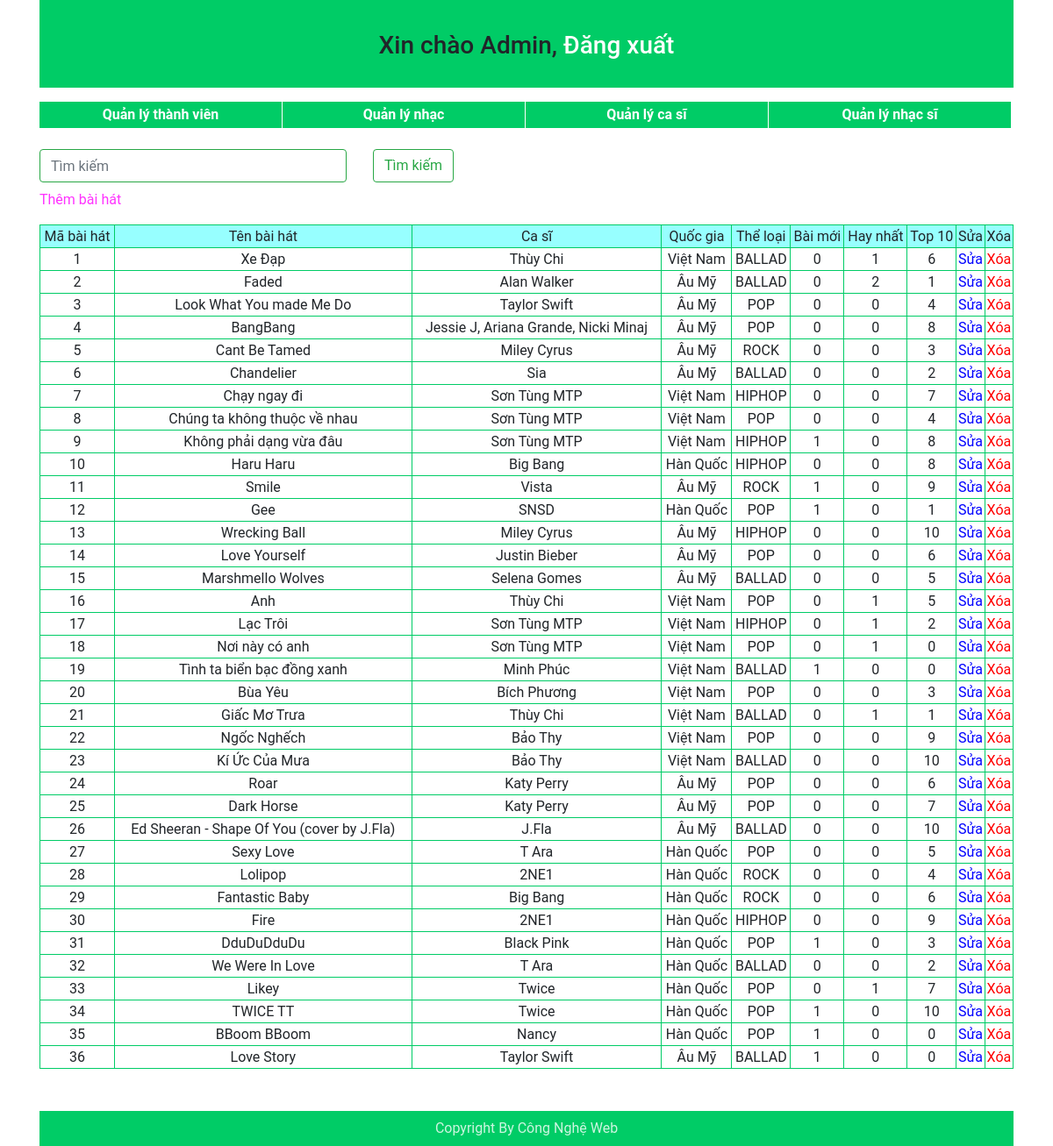
Page /bct/admin/list_music.php (signed in) on the committed database.
### tables this page shows
CREATE TABLE `music` (
  `id` int(10) UNSIGNED NOT NULL,
  `sid` int(10) UNSIGNED NOT NULL,
  `mid` int(10) UNSIGNED NOT NULL,
  `song` varchar(150) NOT NULL,
  `country` varchar(150) NOT NULL,
  `style` varchar(20) NOT NULL,
  `new` enum('0','1') NOT NULL,
  `best` enum('0','1','2') NOT NULL,
  `topten` int(2) NOT NULL,
  `num` int(11) NOT NULL,
  `img` varchar(255) NOT NULL,
  `mp3` varchar(255) NOT NULL
);

CREATE TABLE `singer` (
  `sid` int(10) UNSIGNED NOT NULL,
  `sname` varchar(150) NOT NULL,
  `sinfomation` text NOT NULL,
  `simg` varchar(255) NOT NULL,
  `votelike` int(11) NOT NULL
);

### bct/models/database.php (called while the page is built, shortened)
<?php
	class database
	{
		protected $host = 'localhost';
		protected $name = 'root';
		protected $pass = '';
		protected $db = 'music_web_management';
		protected $conn;
		protected $result;
		public function connect()
		{
			$this->conn = mysqli_connect($this->host, $this->name, $this->pass, $this->db) or die('không thể kết nối tới database');
			$this->conn->set_charset('utf8');
		}
		public function query($sql)
		{
			if($this->conn)
			{
				$this->result = mysqli_query($this->conn, $sql);
			}
		}
		public function fetch_assoc()
		{
			if($this->conn)
			{
				$row = mysqli_fetch_assoc($this->result);
				return $row;
			}
		}
	}
?>

### bct/admin/templates/show_music.php (the view)
<?php
	echo"<tr>";
		echo"<td>$row[id]</td>";
		echo"<td>$row[song]</td>";
		echo"<td>$row[sname]</td>";
		echo"<td>$row[country]</td>";
		echo"<td>$row[style]</td>";
		echo"<td>$row[new]</td>";
		echo"<td>$row[best]</td>";
		echo"<td>$row[topten]</td>";
		echo"<td><a href='edit_list_music.php?id=$row[id]' style='color:blue;'>Sửa</a></td>";
		echo"<td><a href='del_list_music.php?id=$row[id]' onclick='return show_confirm()' style='color:red;'>Xóa</a></td>";
	echo"</tr>";
?>

### bct/models/m_music.php (shortened to what this page needs)
<?php
	include('database.php');
	class music extends database
	{
		public function m_list_music()
		{
			$sql = "SELECT id, song, sname, country, style, new, best, topten
					FROM music ms
					INNER JOIN singer sg
					ON ms.sid = sg.sid";
			$this->query($sql);
			while($row = $this->fetch_assoc())
			{
				require("templates/show_music.php");
			}
		}
	}
?>

### bct/public/core/css/style-admin.css (style rules this page uses)
* { margin:0;padding: 0; box-sizing: border-box; }
body { font-family: Roboto, sans-serif; }
#duoi table tr { border: 1px solid #0C6; line-height: 25px; }
#duoi table td { border: 1px solid #0C6; }
tr a { text-decoration: none; }

### rows in the picture
music: id "1", song "Xe Đạp", sid.sname "Thùy Chi", country "Việt Nam", style "BALLAD", new "0", best "1", topten "6"
music: id "2", song "Faded", sid.sname "Alan Walker", country "Âu Mỹ", style "BALLAD", new "0", best "2", topten "1"
music: id "3", song "Look What You made Me Do", sid.sname "Taylor Swift", country "Âu Mỹ", style "POP", new "0", best "0", topten "4"
music: id "4", song "BangBang", sid.sname "Jessie J, Ariana Grande, Nicki Minaj", country "Âu Mỹ", style "POP", new "0", best "0", topten "8"
music: id "5", song "Cant Be Tamed", sid.sname "Miley Cyrus", country "Âu Mỹ", style "ROCK", new "0", best "0", topten "3"
music: id "6", song "Chandelier", sid.sname "Sia", country "Âu Mỹ", style "BALLAD", new "0", best "0", topten "2"
music: id "7", song "Chạy ngay đi", sid.sname "Sơn Tùng MTP", country "Việt Nam", style "HIPHOP", new "0", best "0", topten "7"
music: id "8", song "Chúng ta không thuộc về nhau", sid.sname "Sơn Tùng MTP", country "Việt Nam", style "POP", new "0", best "0", topten "4"
music: id "9", song "Không phải dạng vừa đâu", sid.sname "Sơn Tùng MTP", country "Việt Nam", style "HIPHOP", new "1", best "0", topten "8"
music: id "10", song "Haru Haru", sid.sname "Big Bang", country "Hàn Quốc", style "HIPHOP", new "0", best "0", topten "8"
music: id "11", song "Smile", sid.sname "Vista", country "Âu Mỹ", style "ROCK", new "1", best "0", topten "9"
music: id "12", song "Gee", sid.sname "SNSD", country "Hàn Quốc", style "POP", new "1", best "0", topten "1"
music: id "13", song "Wrecking Ball", sid.sname "Miley Cyrus", country "Âu Mỹ", style "HIPHOP", new "0", best "0", topten "10"
music: id "14", song "Love Yourself", sid.sname "Justin Bieber", country "Âu Mỹ", style "POP", new "0", best "0", topten "6"
music: id "15", song "Marshmello Wolves", sid.sname "Selena Gomes", country "Âu Mỹ", style "BALLAD", new "0", best "0", topten "5"
music: id "16", song "Anh", sid.sname "Thùy Chi", country "Việt Nam", style "POP", new "0", best "1", topten "5"
music: id "17", song "Lạc Trôi", sid.sname "Sơn Tùng MTP", country "Việt Nam", style "HIPHOP", new "0", best "1", topten "2"
music: id "18", song "Nơi này có anh", sid.sname "Sơn Tùng MTP", country "Việt Nam", style "POP", new "0", best "1", topten "0"
music: id "19", song "Tình ta biển bạc đồng xanh", sid.sname "Minh Phúc", country "Việt Nam", style "BALLAD", new "1", best "0", topten "0"
music: id "20", song "Bùa Yêu", sid.sname "Bích Phương", country "Việt Nam", style "POP", new "0", best "0", topten "3"
music: id "21", song "Giấc Mơ Trưa", sid.sname "Thùy Chi", country "Việt Nam", style "BALLAD", new "0", best "1", topten "1"
music: id "22", song "Ngốc Nghếch", sid.sname "Bảo Thy", country "Việt Nam", style "POP", new "0", best "0", topten "9"
music: id "23", song "Kí Ức Của Mưa", sid.sname "Bảo Thy", country "Việt Nam", style "BALLAD", new "0", best "0", topten "10"
music: id "24", song "Roar", sid.sname "Katy Perry", country "Âu Mỹ", style "POP", new "0", best "0", topten "6"
music: id "25", song "Dark Horse", sid.sname "Katy Perry", country "Âu Mỹ", style "POP", new "0", best "0", topten "7"
music: id "26", song "Ed Sheeran - Shape Of You (cover by J.Fla)", sid.sname "J.Fla", country "Âu Mỹ", style "BALLAD", new "0", best "0", topten "10"
music: id "27", song "Sexy Love", sid.sname "T Ara", country "Hàn Quốc", style "POP", new "0", best "0", topten "5"
music: id "28", song "Lolipop", sid.sname "2NE1", country "Hàn Quốc", style "ROCK", new "0", best "0", topten "4"
music: id "29", song "Fantastic Baby", sid.sname "Big Bang", country "Hàn Quốc", style "ROCK", new "0", best "0", topten "6"
music: id "30", song "Fire", sid.sname "2NE1", country "Hàn Quốc", style "HIPHOP", new "0", best "0", topten "9"
music: id "31", song "DduDuDduDu", sid.sname "Black Pink", country "Hàn Quốc", style "POP", new "1", best "0", topten "3"
music: id "32", song "We Were In Love", sid.sname "T Ara", country "Hàn Quốc", style "BALLAD", new "0", best "0", topten "2"
music: id "33", song "Likey", sid.sname "Twice", country "Hàn Quốc", style "POP", new "0", best "1", topten "7"
music: id "34", song "TWICE TT", sid.sname "Twice", country "Hàn Quốc", style "POP", new "1", best "0", topten "10"
music: id "35", song "BBoom BBoom", sid.sname "Nancy", country "Hàn Quốc", style "POP", new "1", best "0", topten "0"
music: id "36", song "Love Story", sid.sname "Taylor Swift", country "Âu Mỹ", style "BALLAD", new "1", best "0", topten "0"
